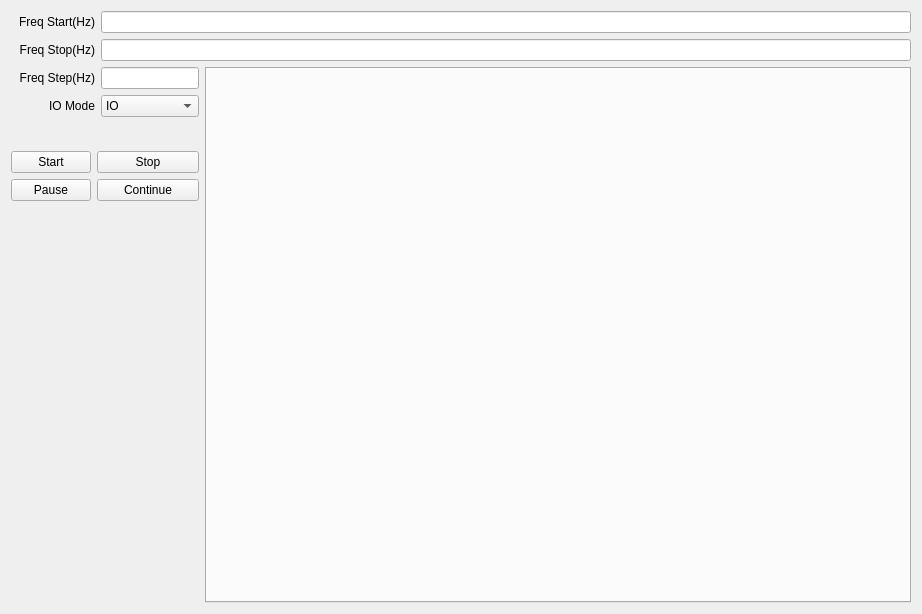
<?xml version="1.0" encoding="UTF-8"?>
<ui version="4.0">
 <class>QTestR1CTestPowDlg</class>
 <widget class="QWidget" name="QTestR1CTestPowDlg">
  <property name="geometry">
   <rect>
    <x>0</x>
    <y>0</y>
    <width>922</width>
    <height>614</height>
   </rect>
  </property>
  <property name="windowTitle">
   <string>Form</string>
  </property>
  <layout class="QVBoxLayout" name="verticalLayout_4">
   <item>
    <layout class="QHBoxLayout" name="horizontalLayout1" stretch="10">
     <item>
      <layout class="QVBoxLayout" name="verticalLayoutFreqStarStop">
       <item>
        <layout class="QHBoxLayout" name="horizontalLayoutFreqStar">
         <item>
          <widget class="QLabel" name="labelFreqStar">
           <property name="sizePolicy">
            <sizepolicy hsizetype="Fixed" vsizetype="Fixed">
             <horstretch>0</horstretch>
             <verstretch>0</verstretch>
            </sizepolicy>
           </property>
           <property name="minimumSize">
            <size>
             <width>84</width>
             <height>16</height>
            </size>
           </property>
           <property name="text">
            <string>Freq Start(Hz)</string>
           </property>
           <property name="alignment">
            <set>Qt::AlignRight|Qt::AlignTrailing|Qt::AlignVCenter</set>
           </property>
           <property name="buddy">
            <cstring>lineEditFreqStar</cstring>
           </property>
          </widget>
         </item>
         <item>
          <widget class="QLineEdit" name="lineEditFreqStar"/>
         </item>
        </layout>
       </item>
       <item>
        <layout class="QHBoxLayout" name="horizontalLayoutFreqStop">
         <item>
          <widget class="QLabel" name="labelFreqStop">
           <property name="sizePolicy">
            <sizepolicy hsizetype="Fixed" vsizetype="Fixed">
             <horstretch>0</horstretch>
             <verstretch>0</verstretch>
            </sizepolicy>
           </property>
           <property name="minimumSize">
            <size>
             <width>84</width>
             <height>16</height>
            </size>
           </property>
           <property name="text">
            <string>Freq Stop(Hz)</string>
           </property>
           <property name="alignment">
            <set>Qt::AlignRight|Qt::AlignTrailing|Qt::AlignVCenter</set>
           </property>
           <property name="buddy">
            <cstring>lineEditFreqStop</cstring>
           </property>
          </widget>
         </item>
         <item>
          <widget class="QLineEdit" name="lineEditFreqStop"/>
         </item>
        </layout>
       </item>
      </layout>
     </item>
    </layout>
   </item>
   <item>
    <layout class="QHBoxLayout" name="horizontalLayout_3" stretch="1,10">
     <item>
      <layout class="QVBoxLayout" name="verticalLayout_3">
       <item>
        <layout class="QVBoxLayout" name="verticalLayout_2">
         <property name="sizeConstraint">
          <enum>QLayout::SetFixedSize</enum>
         </property>
         <item>
          <layout class="QVBoxLayout" name="verticalLayout" stretch="1,1">
           <item>
            <layout class="QHBoxLayout" name="horizontalLayout_2">
             <item>
              <widget class="QLabel" name="labelFreqStep">
               <property name="sizePolicy">
                <sizepolicy hsizetype="Fixed" vsizetype="Fixed">
                 <horstretch>0</horstretch>
                 <verstretch>0</verstretch>
                </sizepolicy>
               </property>
               <property name="minimumSize">
                <size>
                 <width>84</width>
                 <height>16</height>
                </size>
               </property>
               <property name="text">
                <string>Freq Step(Hz)</string>
               </property>
               <property name="alignment">
                <set>Qt::AlignRight|Qt::AlignTrailing|Qt::AlignVCenter</set>
               </property>
               <property name="buddy">
                <cstring>lineEditFreqStep</cstring>
               </property>
              </widget>
             </item>
             <item>
              <widget class="QLineEdit" name="lineEditFreqStep">
               <property name="sizePolicy">
                <sizepolicy hsizetype="Expanding" vsizetype="Fixed">
                 <horstretch>0</horstretch>
                 <verstretch>0</verstretch>
                </sizepolicy>
               </property>
               <property name="readOnly">
                <bool>false</bool>
               </property>
              </widget>
             </item>
            </layout>
           </item>
           <item>
            <layout class="QHBoxLayout" name="horizontalLayout">
             <item>
              <widget class="QLabel" name="labelCalIOMode">
               <property name="sizePolicy">
                <sizepolicy hsizetype="Fixed" vsizetype="Fixed">
                 <horstretch>0</horstretch>
                 <verstretch>0</verstretch>
                </sizepolicy>
               </property>
               <property name="minimumSize">
                <size>
                 <width>84</width>
                 <height>16</height>
                </size>
               </property>
               <property name="text">
                <string>IO Mode</string>
               </property>
               <property name="alignment">
                <set>Qt::AlignRight|Qt::AlignTrailing|Qt::AlignVCenter</set>
               </property>
               <property name="buddy">
                <cstring>lineEditFreqStep</cstring>
               </property>
              </widget>
             </item>
             <item>
              <widget class="QComboBox" name="comboBoxCalIOMode">
               <item>
                <property name="text">
                 <string>IO</string>
                </property>
               </item>
               <item>
                <property name="text">
                 <string>OUTPUT</string>
                </property>
               </item>
               <item>
                <property name="text">
                 <string>IO+OUTPUT</string>
                </property>
               </item>
              </widget>
             </item>
            </layout>
           </item>
          </layout>
         </item>
         <item>
          <spacer name="verticalSpacer1">
           <property name="orientation">
            <enum>Qt::Vertical</enum>
           </property>
           <property name="sizeType">
            <enum>QSizePolicy::Fixed</enum>
           </property>
           <property name="sizeHint" stdset="0">
            <size>
             <width>20</width>
             <height>28</height>
            </size>
           </property>
          </spacer>
         </item>
         <item>
          <layout class="QFormLayout" name="formLayout_2">
           <item row="0" column="0">
            <widget class="QPushButton" name="pushButtonStar">
             <property name="sizePolicy">
              <sizepolicy hsizetype="Expanding" vsizetype="Fixed">
               <horstretch>0</horstretch>
               <verstretch>0</verstretch>
              </sizepolicy>
             </property>
             <property name="text">
              <string>Start</string>
             </property>
            </widget>
           </item>
           <item row="0" column="1">
            <widget class="QPushButton" name="pushButtonStop">
             <property name="sizePolicy">
              <sizepolicy hsizetype="Expanding" vsizetype="Fixed">
               <horstretch>0</horstretch>
               <verstretch>0</verstretch>
              </sizepolicy>
             </property>
             <property name="text">
              <string>Stop</string>
             </property>
            </widget>
           </item>
           <item row="1" column="0">
            <widget class="QPushButton" name="pushButtonPaus">
             <property name="sizePolicy">
              <sizepolicy hsizetype="Expanding" vsizetype="Fixed">
               <horstretch>0</horstretch>
               <verstretch>0</verstretch>
              </sizepolicy>
             </property>
             <property name="text">
              <string>Pause</string>
             </property>
            </widget>
           </item>
           <item row="1" column="1">
            <widget class="QPushButton" name="pushButtonCont">
             <property name="sizePolicy">
              <sizepolicy hsizetype="Expanding" vsizetype="Fixed">
               <horstretch>0</horstretch>
               <verstretch>0</verstretch>
              </sizepolicy>
             </property>
             <property name="text">
              <string>Continue</string>
             </property>
            </widget>
           </item>
          </layout>
         </item>
        </layout>
       </item>
       <item>
        <spacer name="verticalSpacer2">
         <property name="orientation">
          <enum>Qt::Vertical</enum>
         </property>
         <property name="sizeType">
          <enum>QSizePolicy::Fixed</enum>
         </property>
         <property name="sizeHint" stdset="0">
          <size>
           <width>20</width>
           <height>378</height>
          </size>
         </property>
        </spacer>
       </item>
      </layout>
     </item>
     <item>
      <widget class="QTestR1CTestPowTabWidget" name="tabWidget"/>
     </item>
    </layout>
   </item>
  </layout>
 </widget>
 <customwidgets>
  <customwidget>
   <class>QTestR1CTestPowTabWidget</class>
   <extends>QTabWidget</extends>
   <header location="global">qtestr1ctestpowtabwidget.h</header>
   <container>1</container>
  </customwidget>
 </customwidgets>
 <resources/>
 <connections/>
</ui>
